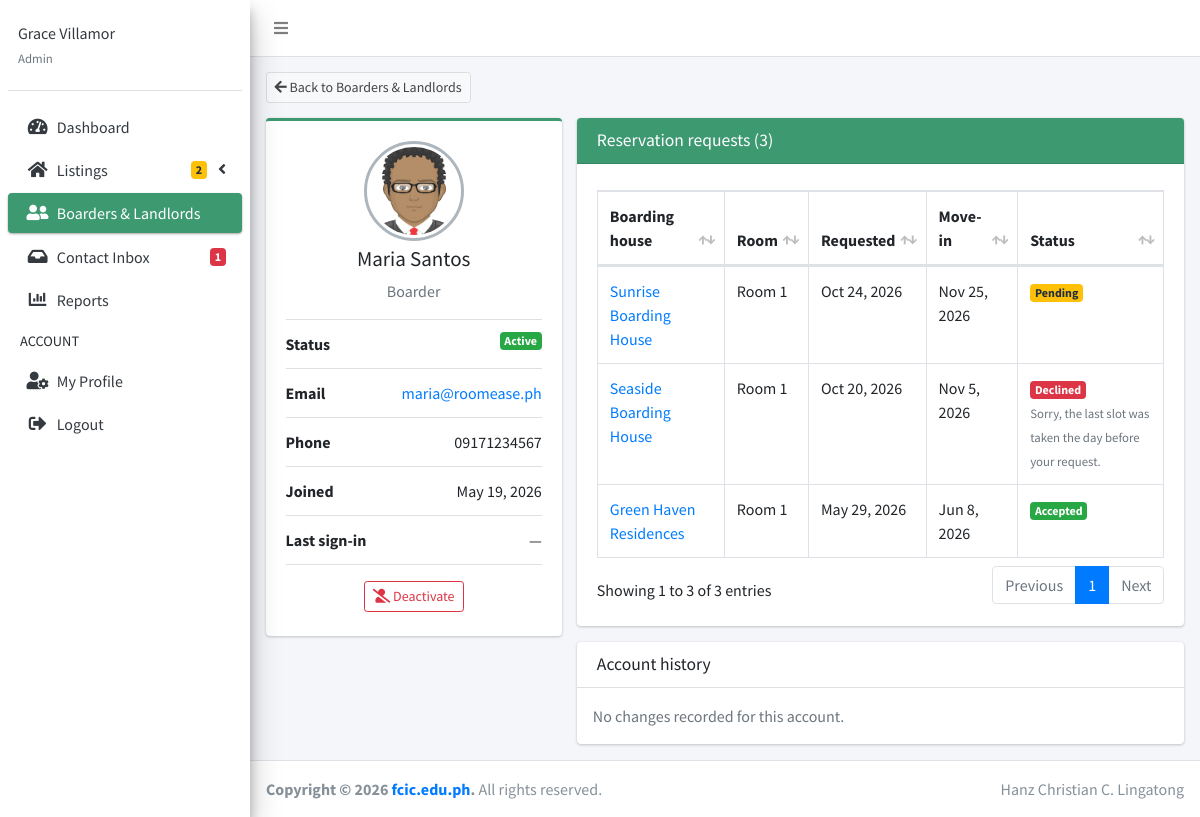
Screenshot of /backend/admin/dashboard.php?page=view_account&id=2 (signed in) with the database file from the repository.
### tables this page shows
CREATE TABLE users (
    user_id         INT AUTO_INCREMENT PRIMARY KEY,
     
    email           VARCHAR(150) NULL,
     
    username        VARCHAR(30) NULL DEFAULT NULL,
    google_id       VARCHAR(64) DEFAULT NULL,
    password_hash   VARCHAR(255) NOT NULL,
    first_name      VARCHAR(100) NOT NULL,
    middle_name     VARCHAR(100) NULL DEFAULT NULL,
    last_name       VARCHAR(100) NOT NULL,
    phone_number    VARCHAR(30) DEFAULT NULL,
     
    avatar_path     VARCHAR(255) NULL DEFAULT NULL,
     
     
     
    role            ENUM('super_admin', 'administrator', 'landlord', 'boarder') NOT NULL,
     
    must_change_password TINYINT(1) NOT NULL DEFAULT 0,
    is_active       TINYINT(1) NOT NULL DEFAULT 1,
     
    deactivation_reason VARCHAR(500) NULL DEFAULT NULL,
    last_login_at   DATETIME NULL DEFAULT NULL,
    deleted_at      DATETIME NULL DEFAULT NULL,
    deleted_by      INT NULL,
     
    created_by      INT NULL,
    created_at      TIMESTAMP NOT NULL DEFAULT CURRENT_TIMESTAMP,
    updated_by      INT NULL,
    updated_at      TIMESTAMP NOT NULL DEFAULT CURRENT_TIMESTAMP ON UPDATE CURRENT_TIMESTAMP,
    UNIQUE KEY email (email),
    UNIQUE KEY uq_users_username (username),
    UNIQUE KEY uq_users_google_id (google_id),
     
    KEY idx_users_live (deleted_at, is_active, role),
    CONSTRAINT fk_users_created_by FOREIGN KEY (created_by)
        REFERENCES users(user_id) ON DELETE SET NULL,
    CONSTRAINT fk_users_updated_by FOREIGN KEY (updated_by)
        REFERENCES users(user_id) ON DELETE SET NULL,
    CONSTRAINT fk_users_deleted_by FOREIGN KEY (deleted_by)
        REFERENCES users(user_id) ON DELETE SET NULL
);

CREATE TABLE reservations (
    reservation_id      INT AUTO_INCREMENT PRIMARY KEY,
    room_id             INT NOT NULL,
    boarder_id          INT NOT NULL,
    move_in_date        DATE NOT NULL,
    message             VARCHAR(500) DEFAULT NULL,
    status              ENUM('pending', 'accepted', 'declined', 'cancelled') NOT NULL DEFAULT 'pending',
     
    landlord_note       VARCHAR(500) DEFAULT NULL,
    decided_at          TIMESTAMP NULL DEFAULT NULL,
    created_by          INT NULL,
    created_at          TIMESTAMP NOT NULL DEFAULT CURRENT_TIMESTAMP,
    updated_by          INT NULL,
    updated_at          TIMESTAMP NOT NULL DEFAULT CURRENT_TIMESTAMP ON UPDATE CURRENT_TIMESTAMP,
     
    KEY idx_res_room_status (room_id, status),
    KEY idx_res_boarder_recent (boarder_id, created_at),
    CONSTRAINT fk_res_room FOREIGN KEY (room_id)
        REFERENCES rooms(room_id) ON DELETE CASCADE,
    CONSTRAINT fk_res_boarder FOREIGN KEY (boarder_id)
        REFERENCES users(user_id) ON DELETE CASCADE,
    CONSTRAINT fk_res_created_by FOREIGN KEY (created_by)
        REFERENCES users(user_id) ON DELETE SET NULL,
    CONSTRAINT fk_res_updated_by FOREIGN KEY (updated_by)
        REFERENCES users(user_id) ON DELETE SET NULL
);

CREATE TABLE boarding_houses (
    boarding_house_id   INT AUTO_INCREMENT PRIMARY KEY,
    landlord_id         INT NOT NULL,
    name                VARCHAR(150) NOT NULL,
    address             TEXT NOT NULL,
     
     
    area                VARCHAR(60) NOT NULL DEFAULT 'Poblacion',
    moderation_status   ENUM('pending', 'approved', 'rejected') NOT NULL DEFAULT 'pending',
    rejection_reason    VARCHAR(500) DEFAULT NULL,
     
    submitted_at        TIMESTAMP NULL DEFAULT NULL,
    moderated_at        TIMESTAMP NULL DEFAULT NULL,
    moderated_by        INT DEFAULT NULL,
    description         TEXT DEFAULT NULL,
    contact_number      VARCHAR(50) DEFAULT NULL,
     
    house_rules         TEXT DEFAULT NULL,
     
    curfew              VARCHAR(60) DEFAULT NULL,
    minimum_stay_months TINYINT UNSIGNED DEFAULT NULL,
     
    payment_methods     VARCHAR(100) DEFAULT NULL,
    gender_policy       ENUM('any', 'female', 'male') DEFAULT NULL,
    visitors_allowed    TINYINT(1) DEFAULT NULL,
    pets_allowed        TINYINT(1) DEFAULT NULL,
    cooking_allowed     TINYINT(1) DEFAULT NULL,
    latitude            DECIMAL(9, 6) DEFAULT NULL,
    longitude           DECIMAL(9, 6) DEFAULT NULL,
     
    views               INT UNSIGNED NOT NULL DEFAULT 0,
     
    created_by          INT NULL,
    created_at          TIMESTAMP NOT NULL DEFAULT CURRENT_TIMESTAMP,
    updated_by          INT NULL,
    updated_at          TIMESTAMP NOT NULL DEFAULT CURRENT_TIMESTAMP ON UPDATE CURRENT_TIMESTAMP,
    deleted_at          DATETIME NULL DEFAULT NULL,
     
    deleted_by          INT NULL,
    removal_reason      VARCHAR(500) DEFAULT NULL,
     
    KEY idx_bh_public_recent   (moderation_status, created_at),
    KEY idx_bh_created         (created_at),
    KEY idx_bh_landlord_recent (landlord_id, created_at),
    KEY idx_bh_deleted         (deleted_at),
    KEY idx_bh_area            (area),
    CONSTRAINT fk_bh_landlord FOREIGN KEY (landlord_id)
        REFERENCES users(user_id) ON DELETE CASCADE,
    CONSTRAINT fk_bh_moderated_by FOREIGN KEY (moderated_by)
        REFERENCES users(user_id) ON DELETE SET NULL,
    CONSTRAINT fk_bh_created_by FOREIGN KEY (created_by)
        REFERENCES users(user_id) ON DELETE SET NULL,
    CONSTRAINT fk_bh_updated_by FOREIGN KEY (updated_by)
        REFERENCES users(user_id) ON DELETE SET NULL,
    CONSTRAINT fk_bh_deleted_by FOREIGN KEY (deleted_by)
        REFERENCES users(user_id) ON DELETE SET NULL
);

CREATE TABLE rooms (
    room_id             INT AUTO_INCREMENT PRIMARY KEY,
    boarding_house_id   INT NOT NULL,
    name                VARCHAR(60) NOT NULL,
    room_type_id        INT NOT NULL,
    monthly_rent        DECIMAL(10, 2) NOT NULL,
    capacity            SMALLINT NOT NULL DEFAULT 1,
    slots_taken         SMALLINT NOT NULL DEFAULT 0,
    is_open             TINYINT(1) NOT NULL DEFAULT 1,
    description         VARCHAR(500) DEFAULT NULL,
    created_by          INT NULL,
    created_at          TIMESTAMP NOT NULL DEFAULT CURRENT_TIMESTAMP,
    updated_by          INT NULL,
    updated_at          TIMESTAMP NOT NULL DEFAULT CURRENT_TIMESTAMP ON UPDATE CURRENT_TIMESTAMP,
    UNIQUE KEY uq_rooms_house_name (boarding_house_id, name),
    KEY idx_rooms_type_rent (room_type_id, is_open, monthly_rent),
    CONSTRAINT chk_rooms_capacity CHECK (capacity BETWEEN 1 AND 100),
    CONSTRAINT chk_rooms_slots CHECK (slots_taken >= 0 AND slots_taken <= capacity),
    CONSTRAINT fk_rooms_bh FOREIGN KEY (boarding_house_id)
        REFERENCES boarding_houses(boarding_house_id) ON DELETE CASCADE,
    CONSTRAINT fk_rooms_type FOREIGN KEY (room_type_id)
        REFERENCES room_types(room_type_id) ON DELETE RESTRICT,
    CONSTRAINT fk_rooms_created_by FOREIGN KEY (created_by)
        REFERENCES users(user_id) ON DELETE SET NULL,
    CONSTRAINT fk_rooms_updated_by FOREIGN KEY (updated_by)
        REFERENCES users(user_id) ON DELETE SET NULL
);

### backend/admin/includes/functions.php (called while the page is built, shortened)
<?php
function e($value)
{
  return htmlspecialchars((string) ($value ?? ''), ENT_QUOTES, 'UTF-8');
}
function role_label($role)
{
  return ROLE_LABELS[$role] ?? ucfirst((string) $role);
}
function full_name($row)
{
  return trim(($row['first_name'] ?? '') . ' ' . ($row['last_name'] ?? ''));
}
function time_ago($datetime)
{
  if (!$datetime) return '—';
  return date('M j, Y', strtotime($datetime));
}
function nice_date($datetime, $withTime = false)
{
  return date($withTime ? 'M j, Y g:i A' : 'M j, Y', strtotime($datetime));
}

### backend/admin/content/view_account.php (the view, shortened to what this page needs)
<?php
require_once __DIR__ . '/../includes/account_actions.php';
$id = (int) ($_GET['id'] ?? 0);
$stmt = $pdo->prepare('SELECT * FROM users WHERE user_id = ? AND deleted_at IS NULL');
$stmt->execute([$id]);
$account = $stmt->fetch();
$listings = [];
$requests = [];
if ($account['role'] === 'boarder') {
  $stmt = $pdo->prepare('SELECT res.*, b.boarding_house_id, b.name AS listing_name, r.name AS room_name FROM reservations res
    JOIN rooms r ON r.room_id = res.room_id JOIN boarding_houses b ON b.boarding_house_id = r.boarding_house_id
    WHERE res.boarder_id = ? ORDER BY res.created_at DESC');
  $stmt->execute([$id]);
  $requests = $stmt->fetchAll();
}
$history = $pdo->prepare("SELECT a.*, u.first_name, u.last_name FROM audit_logs a LEFT JOIN users u ON u.user_id = a.actor_id
  WHERE a.target_type = 'user' AND a.target_id = ? AND a.action NOT LIKE 'auth.%' ORDER BY a.created_at DESC LIMIT 10");
$history->execute([$id]);
$history = $history->fetchAll();
$statusBadge = ['pending' => 'badge-warning', 'accepted' => 'badge-success', 'declined' => 'badge-danger', 'cancelled' => 'badge-secondary'];
?>
<div class="content-wrapper">
  <div class="content-header">
    <div class="container-fluid">
      <a href="dashboard.php?page=accounts" class="btn btn-default btn-sm"><i class="fas fa-arrow-left"></i> Back to Boarders &amp; Landlords</a>
    </div>
  </div>
  <div class="content">
    <div class="container-fluid">
      <div class="row">
        <div class="col-md-4">
          <div class="card card-olive card-outline">
            <div class="card-body box-profile">
              <div class="text-center">
                <img class="profile-user-img img-fluid img-circle" src="<?php echo $account['avatar_path'] ? '../' . e($account['avatar_path']) : 'dist/img/avatar.png'; ?>" alt="Profile picture">
              </div>
              <h3 class="profile-username text-center"><?php echo e(full_name($account)); ?></h3>
              <p class="text-muted text-center"><?php echo e(role_label($account['role'])); ?></p>
              <ul class="list-group list-group-unbordered mb-3">
                <li class="list-group-item"><b>Status</b> <span class="float-right badge <?php echo $account['is_active'] ? 'badge-success' : 'badge-danger'; ?>"><?php echo $account['is_active'] ? 'Active' : 'Inactive'; ?></span></li>
                <li class="list-group-item"><b>Email</b> <a class="float-right" href="mailto:<?php echo e($account['email']); ?>"><?php echo e($account['email']); ?></a></li>
                <li class="list-group-item"><b>Phone</b> <span class="float-right"><?php echo e($account['phone_number'] ?: '—'); ?></span></li>
                <li class="list-group-item"><b>Joined</b> <span class="float-right"><?php echo e(nice_date($account['created_at'])); ?></span></li>
                <li class="list-group-item"><b>Last sign-in</b> <span class="float-right"><?php echo e(time_ago($account['last_login_at'])); ?></span></li>
              </ul>
              <div class="text-center"><?php echo account_buttons($account); ?></div>
            </div>
          </div>
        </div>
        <div class="col-md-8">
          <?php if ($account['role'] === 'landlord'): ?>
          <div class="card">
            <div class="card-header bg-olive">
              <h3 class="card-title">Listings (<?php echo count($listings); ?>)</h3>
            </div>
            <div class="card-body">
              <table id="example2" class="table table-bordered table-hover">
                <thead><tr><th>Boarding house</th><th>Area</th><th>Rent from</th><th>Status</th></tr></thead>
                <tbody>
                <?php foreach ($listings as $b): $state = listing_status($b); ?>
                <tr>
                  <td><a href="dashboard.php?page=view_listing&id=<?php echo (int) $b['boarding_house_id']; ?>"><?php echo e($b['name']); ?></a></td>
                  <td><?php echo e($b['area']); ?></td>
                  <td><?php echo $b['rent_min'] !== null ? peso($b['rent_min']) : '—'; ?></td>
                  <td><span class="badge <?php echo $state['badge']; ?>"><?php echo e($state['label']); ?></span></td>
                </tr>
                <?php endforeach; ?>
                </tbody>
              </table>
            </div>
          </div>
          <?php elseif ($account['role'] === 'boarder'): ?>
          <div class="card">
            <div class="card-header bg-olive">
              <h3 class="card-title">Reservation requests (<?php echo count($requests); ?>)</h3>
            </div>
            <div class="card-body">
              <table id="example2" class="table table-bordered table-hover">
                <thead><tr><th>Boarding house</th><th>Room</th><th>Requested</th><th>Move-in</th><th>Status</th></tr></thead>
                <tbody>
                <?php foreach ($requests as $r): ?>
                <tr>
                  <td><a href="dashboard.php?page=view_listing&id=<?php echo (int) $r['boarding_house_id']; ?>"><?php echo e($r['listing_name']); ?></a></td>
                  <td><?php echo e($r['room_name']); ?></td>
                  <td data-order="<?php echo e($r['created_at']); ?>"><?php echo e(nice_date($r['created_at'])); ?></td>
                  <td><?php echo e(nice_date($r['move_in_date'])); ?></td>
                  <td><span class="badge <?php echo $statusBadge[$r['status']] ?? 'badge-secondary'; ?> text-capitalize"><?php echo e($r['status']); ?></span>
                    <?php if ($r['landlord_note']): ?><br><small class="text-muted"><?php echo e($r['landlord_note']); ?></small><?php endif; ?></td>
                </tr>
                <?php endforeach; ?>
                </tbody>
              </table>
            </div>
          </div>
          <?php endif; ?>
          <div class="card">
            <div class="card-header">
              <h3 class="card-title">Account history</h3>
            </div>
            <div class="card-body p-0">
              <?php if ($history): ?>
              <ul class="list-group list-group-flush">
                <?php foreach ($history as $row): $info = activity_info($row['action']); ?>
                <li class="list-group-item">
                  <i class="<?php echo e($info['icon']); ?> text-<?php echo e($info['tone']); ?> mr-1"></i>
                  <b><?php echo e($row['first_name'] ? full_name($row) : 'System'); ?></b> <?php echo e($info['text']); ?>
                  <?php if ($row['detail']): ?>: “<?php echo e($row['detail']); ?>”<?php endif; ?>
                  <small class="text-muted float-right"><?php echo e(time_ago($row['created_at'])); ?></small>
                </li>
                <?php endforeach; ?>
              </ul>
              <?php else: ?>
              <p class="text-muted p-3 mb-0">No changes recorded for this account.</p>
              <?php endif; ?>
            </div>
          </div>
        </div>
      </div>
    </div>
  </div>
</div>

### rows the page displays
users: full_name($account) "Maria Santos", role "Boarder", email "maria@roomease.ph", phone_number "09171234567", created_at "May 19, 2026", last_login_at "—"
reservations: boarding_houses.name "Sunrise Boarding House", room.name "Room 1", created_at "Oct 24, 2026", move_in_date "Nov 25, 2026", status "Pending"
reservations: boarding_houses.name "Seaside Boarding House", room.name "Room 1", created_at "Oct 20, 2026", move_in_date "Nov 5, 2026", status "Declined", landlord_note "Sorry, the last slot was taken the day before your request."
reservations: boarding_houses.name "Green Haven Residences", room.name "Room 1", created_at "May 29, 2026", move_in_date "Jun 8, 2026", status "Accepted"

### other values shown
$_SESSION['firstname']. ' ' .$_SESSION['lastname'] "Grace Villamor"
role_label($_SESSION['role']) "Admin"
$counts['review'] "2"
$counts['inbox'] "1"
count($requests) "3"
